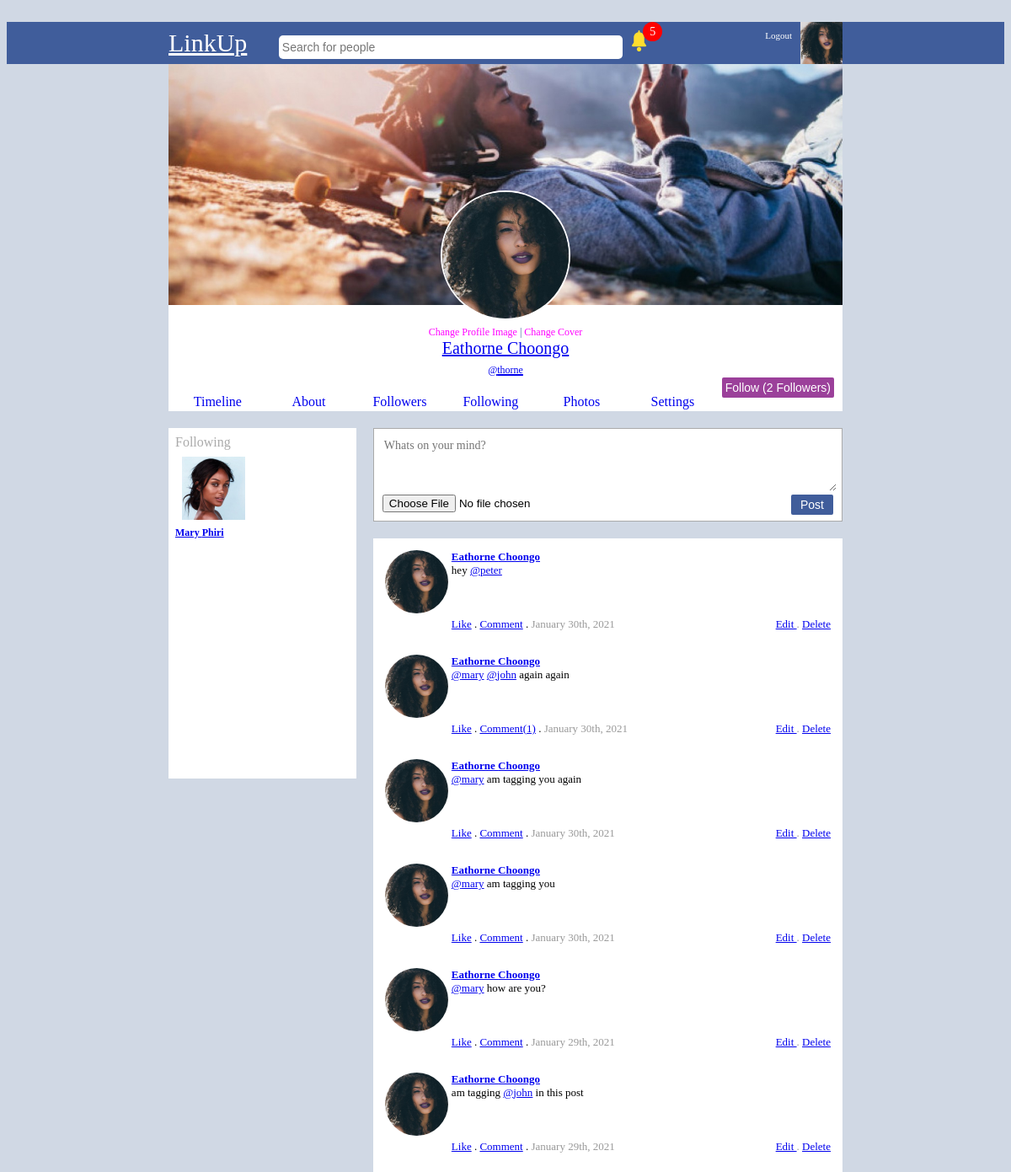
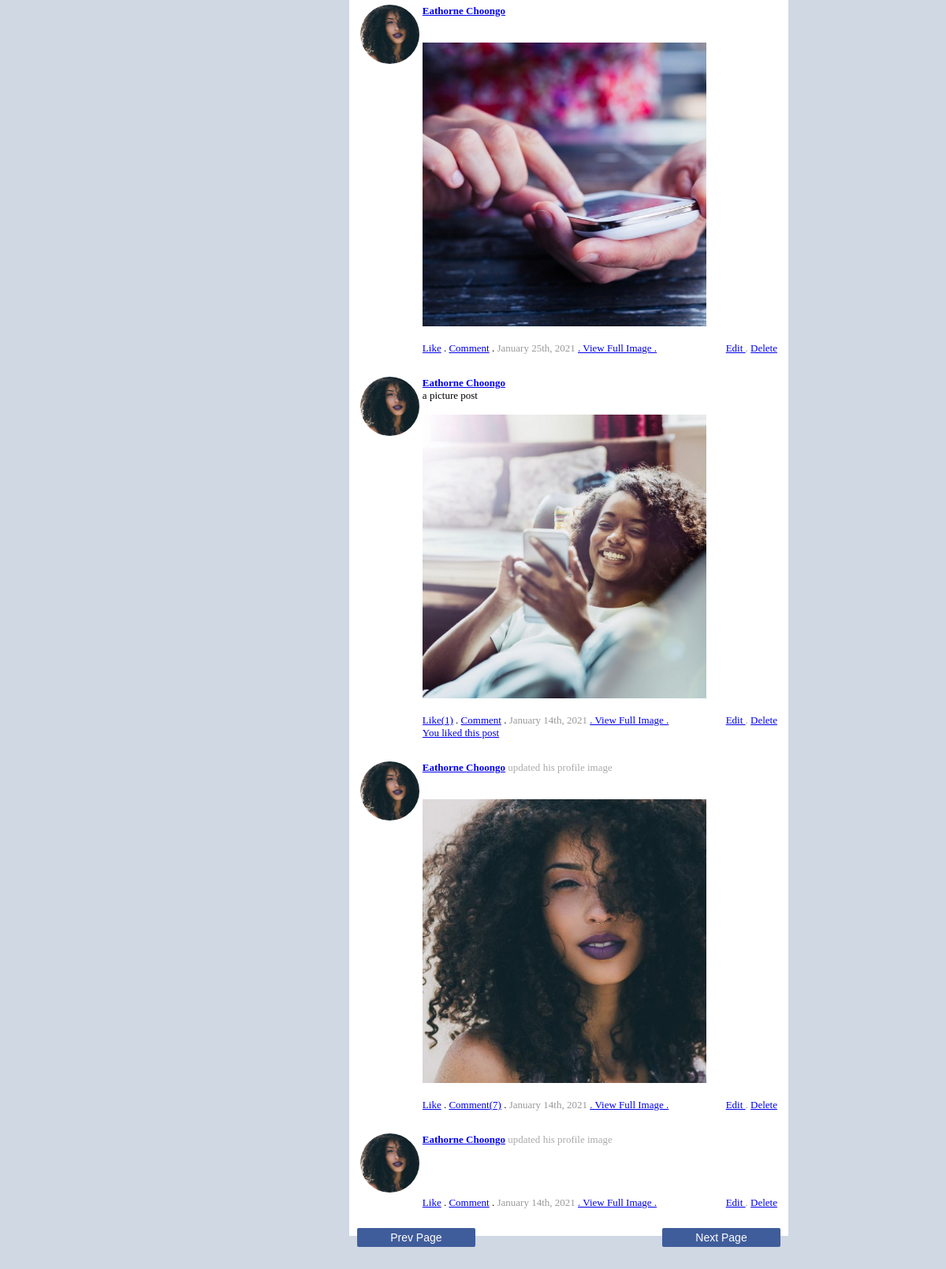
The app's page /profile.php (signed in) with its own data (2 pictures, top to bottom).
### tables this page shows
CREATE TABLE `users` (
  `id` bigint(20) NOT NULL,
  `userid` bigint(20) NOT NULL,
  `first_name` varchar(20) NOT NULL,
  `last_name` varchar(20) NOT NULL,
  `gender` varchar(6) NOT NULL,
  `profile_image` varchar(500) NOT NULL,
  `cover_image` varchar(500) NOT NULL,
  `date` year(4) NOT NULL,
  `online` int(11) NOT NULL,
  `email` varchar(100) NOT NULL,
  `password` varchar(64) NOT NULL,
  `url_address` varchar(100) NOT NULL,
  `likes` int(11) NOT NULL,
  `about` text NOT NULL,
  `tag_name` varchar(20) NOT NULL
);

CREATE TABLE `posts` (
  `id` bigint(20) NOT NULL,
  `postid` bigint(20) NOT NULL,
  `post` text NOT NULL,
  `image` varchar(500) NOT NULL,
  `has_image` tinyint(1) NOT NULL,
  `is_profile_image` tinyint(1) NOT NULL,
  `is_cover_image` tinyint(1) NOT NULL,
  `parent` bigint(20) NOT NULL,
  `date` datetime NOT NULL DEFAULT CURRENT_TIMESTAMP,
  `userid` bigint(20) NOT NULL,
  `likes` int(11) NOT NULL,
  `comments` int(11) NOT NULL,
  `tags` varchar(2048) NOT NULL
);

### post.php (the view, shortened to what the rows shown need)
<div id="post">
	<div>
		<?php
			$image = "images/user_male.jpg";
			if(file_exists($ROW_USER['profile_image']))
			{
				$image = $image_class->get_thumb_profile($ROW_USER['profile_image']);
			}
		?>
		<img src="<?php echo $image ?>" style="width: 75px;margin-right: 4px;border-radius: 50%;">
	</div>
	<div style="width: 100%;">
		<div style="font-weight: bold;color: #405d9b;width: 100%;">
			<?php
				echo "<a href='profile.php?id=$ROW[userid]'>";
				echo htmlspecialchars($ROW_USER['first_name']) . " " . htmlspecialchars($ROW_USER['last_name']);
				echo "</a>";
				if($ROW['is_profile_image'])
				{
					$pronoun = "his";
					echo "<span style='font-weight:normal;color:#aaa;'> updated $pronoun profile image</span>";
				}
			?>
		</div>
		<?php echo check_tags($ROW['post']) ?>
		<br><br>
		<?php
			if(file_exists($ROW['image']))
			{
				$post_image = $image_class->get_thumb_post($ROW['image']);
				echo "<img src='$post_image' style='width:80%;' />";
			}
		?>
	<br/><br/>
	<?php
		$likes = ($ROW['likes'] > 0) ? "(" .$ROW['likes']. ")" : "" ;
	?>
	<a onclick="like_post(event)" href="like.php?type=post&id=<?php echo $ROW['postid'] ?>">Like<?php echo $likes ?></a> .
	<?php
		$comments = "";
		if($ROW['comments'] > 0){
			$comments = "(" . $ROW['comments'] . ")";
		}
	?>
	<a href="single_post.php?id=<?php echo $ROW['postid'] ?>">Comment<?php echo $comments ?></a> .
	<span style="color: #999;">
		<?php
		$time = new Time();
		echo $time->get_time($ROW['date']);
		?>
	</span>
	<?php
		if($ROW['has_image']){
			echo "<a href='image_view.php?id=$ROW[postid]' >";
			echo ". View Full Image . ";
			echo "</a>";
		}
	?>
	<span style="color: #999;float:right">
		<?php
			$post = new Post();
			if($post->i_own_post($ROW['postid'],$_SESSION['linkup_userid'])){
				echo "
				<a href='edit.php?id=$ROW[postid]'>
	 				Edit
				</a> .
				 <a href='delete.php?id=$ROW[postid]' >
	 				Delete
				</a>";
			}
		 ?>
	</span>
		<?php
			$i_liked = false;
			if(isset($_SESSION['linkup_userid'])){
				$DB = new Database();
				$sql = "select likes from likes where type='post' && contentid = '$ROW[postid]' limit 1";
				$result = $DB->read($sql);
				if(is_array($result)){
					$likes = json_decode($result[0]['likes'],true);
					$user_ids = array_column($likes, "userid");
					if(in_array($_SESSION['linkup_userid'], $user_ids)){
						$i_liked = true;
					}
				}
			}
		 	echo "<a id='info_$ROW[postid]' href='likes.php?type=post&id=$ROW[postid]'>";
		 	if($ROW['likes'] > 0){
		 		echo "<br/>";
		 		if($ROW['likes'] == 1){
		 			if($i_liked){
		 				echo "<div style='text-align:left;'>You liked this post </div>";
		 			}else{
		 				echo "<div style='text-align:left;'> 1 person liked this post </div>";
		 			}
		 		}
		 	}
		 	echo "</a>";
		?>
	</div>
</div>

### profile.php (shortened to what the rows shown need)
<?php
	$login = new Login();
	$user_data = $login->check_login($_SESSION['linkup_userid'],false);
 	$USER = $user_data;
	$post = new Post();
	$id = $user_data['userid'];
	$posts = $post->get_posts($id);
	$user = new User();
	$friends = $user->get_following($user_data['userid'],"user");
?>
<!DOCTYPE html>
	<html>
	<head>
	</head>
	<body style="font-family: tahoma; background-color: #d0d8e4;">
		<br>
		<?php include("header.php"); ?>
		<div style="width: 800px;margin:auto;min-height: 400px;">
			<div style="background-color: white;text-align: center;color: #405d9b">
					<?php
						$image = "images/cover_image.jpg";
						if(file_exists($user_data['cover_image']))
						{
							$image = $image_class->get_thumb_cover($user_data['cover_image']);
						}
					?>
				<img src="<?php echo $image ?>" style="width:100%;">
				<span style="font-size: 12px;">
					<?php
						$image = "images/user_male.jpg";
						if(file_exists($user_data['profile_image']))
						{
							$image = $image_class->get_thumb_profile($user_data['profile_image']);
						}
					?>
					<img id="profile_pic" src="<?php echo $image ?>"><br/>
					<?php if(i_own_content($user_data)):?>
						<a onclick="show_change_profile_image(event)" style="text-decoration: none;color:#f0f;" href="change_profile_image.php?change=profile">Change Profile Image</a> |
						<a onclick="show_change_cover_image(event)" style="text-decoration: none;color:#f0f;" href="change_profile_image.php?change=cover">Change Cover</a>
					<?php endif; ?>
				</span>
				<br>
					<div style="font-size: 20px;color: black;">
						<a href="profile.php?id=<?php echo $user_data['userid'] ?>">
							<?php echo $user_data['first_name'] . " " . $user_data['last_name']  ?>
							<br><span style="font-size:12px;">@<?=$user_data['tag_name']?></span>
						</a>
						<?php
							$mylikes = "";
							if($user_data['likes'] > 0){
								$mylikes = "(" . $user_data['likes'] . " Followers)";
							}
						?>
						<br>
						<a href="like.php?type=user&id=<?php echo $user_data['userid'] ?>">
							<input id="post_button" type="button" value="Follow <?php echo $mylikes ?>" style="margin-right:10px;background-color: #9b409a;width:auto;">
						</a>
					</div>
				<br>
				<a href="index.php"><div id="menu_buttons">Timeline</div></a>
				<a href="profile.php?section=about&id=<?php echo $user_data['userid'] ?>"><div id="menu_buttons">About</div></a>
				<a href="profile.php?section=followers&id=<?php echo $user_data['userid'] ?>"><div id="menu_buttons">Followers</div></a>
				<a href="profile.php?section=following&id=<?php echo $user_data['userid'] ?>"><div id="menu_buttons">Following</div></a>
				<a href="profile.php?section=photos&id=<?php echo $user_data['userid'] ?>"><div id="menu_buttons">Photos</div></a>
				<?php
					if($user_data['userid'] == $_SESSION['linkup_userid']){
						echo '<a href="profile.php?section=settings&id='.$user_data['userid'].'"><div id="menu_buttons">Settings</div></a>';
					}
				?>
			</div>
	 		<?php
	 			$section = "default";
	 			if($section == "default"){
	 				include("profile_content_default.php");
	 			}elseif($section == "following"){
	 				include("profile_content_following.php");
	 			}elseif($section == "followers"){
	 				include("profile_content_followers.php");
	 			}elseif($section == "about"){
	 				include("profile_content_about.php");
	 			}elseif($section == "settings"){
	 				include("profile_content_settings.php");
	 			}elseif($section == "photos"){
	 				include("profile_content_photos.php");
	 			}
	 		?>
		</div>
	</body>
</html>

### header.php (shortened to what the rows shown need)
<?php
	$corner_image = "images/user_male.jpg";
	if(isset($USER)){
		if(file_exists($USER['profile_image']))
		{
			$image_class = new Image();
			$corner_image = $image_class->get_thumb_profile($USER['profile_image']);
		}else{
			if($USER['gender'] == "Female"){
				$corner_image = "images/user_female.jpg";
			}
		}
	}
?>
<div id="blue_bar">
	<form method="get" action="search.php">
		<div style="width: 800px;margin:auto;font-size: 30px;">
			<?php if(isset($USER)): ?>
				<a href="profile.php">
				<img src="<?php echo $corner_image ?>" style="width: 50px;float: right;">
				</a>
				<a href="logout.php">
				<span style="font-size:11px;float: right;margin:10px;color:white;">Logout</span>
				</a>
				<a href="notifications.php">
				<span style="display: inline-block;position: relative;">
					<img src="notif.svg" style="width:25px;float:right;margin-top: 10px">
					<?php
						$notif = check_notifications();
					?>
					<?php if($notif > 0): ?>
						<div style="background-color: red;color: white;position: absolute;right:-15px;
						width:15px;height: 15px;border-radius: 50%;padding: 4px;text-align:center;font-size: 14px;"><?= $notif ?></div>
					<?php endif; ?>
				</span>
				</a>
			<?php else: ?>
				<a href="login.php">
				<span style="font-size:13px;float: right;margin:10px;color:white;">Login</span>
			<?php endif; ?>
		</div>
	</form>
</div>

### profile_content_default.php (shortened to what the rows shown need)
<div style="display: flex;">
		<div style="min-height: 400px;flex:1;">
			<div id="friends_bar">
				Following<br>
					<?php
 					 	if($friends)
 					 	{
 					 		foreach ($friends as $friend) {
								$FRIEND_ROW = $user->get_user($friend['userid']);
 					 			include("user.php");
 					 		}
 					 	}
					 ?>
			</div>
		</div>
			<div style="min-height: 400px;flex:2.5;padding: 20px;padding-right: 0px;">
				<div id="post_bar">
 					 <?php
 					 	if($posts)
 					 	{
 					 		foreach ($posts as $ROW) {
 					 			$user = new User();
 					 			$ROW_USER = $user->get_user($ROW['userid']);
 					 			include("post.php");
 					 		}
 					 	}
					 ?>
				</div>
			</div>
	</div>

### user.php
<div id="friends" style="display: inline-block;">
	<?php
		$image = "images/user_male.jpg";
		if($FRIEND_ROW['gender'] == "Female")
		{
			$image = "images/user_female.jpg";
		}
		if(file_exists($FRIEND_ROW['profile_image']))
		{
			$image = $image_class->get_thumb_profile($FRIEND_ROW['profile_image']);
		}
	?>
	<a href="profile.php?id=<?php echo $FRIEND_ROW['userid']; ?>">
 		<img id="friends_img" src="<?php echo $image ?>">
		<br>
		<?php echo $FRIEND_ROW['first_name'] . " " . $FRIEND_ROW['last_name'] ?>
 	</a>
</div>

### classes/functions.php (shortened to what the rows shown need)
<?php
function i_own_content($row){
	$myid = $_SESSION['linkup_userid'];
	if(isset($row['gender']) && $myid == $row['userid']){
		return true;
	}
	return false;
}
function esc($value)
{
	return addslashes($value);
}
function check_notifications()
{
	$number = 0;
	$userid = $_SESSION['linkup_userid'];
	$DB = new Database();
	$follow = array();
	$sql = "select * from content_i_follow where disabled = 0 && userid = '$userid' limit 100";
	$i_follow = $DB->read($sql);
	if(count($follow) > 0){
		$str = "'" . implode("','", $follow) . "'";
		$query = "select * from notifications where (userid != '$userid' && content_owner = '$userid') || (contentid in ($str)) order by id desc limit 30";
	}else{
		$query = "select * from notifications where userid != '$userid' && content_owner = '$userid' order by id desc limit 30";
	}
 	$data = $DB->read($query);
 	if(is_array($data)){
 		foreach ($data as $row) {
	 		$query = "select * from notification_seen where userid = '$userid' && notification_id = '$row[id]' limit 1";
			$check = $DB->read($query);
			if(!is_array($check)){
				$number++;
			}
		}
	}
	return $number;
}
function check_tags($text)
{
	$str = "";
	$words = explode(" ", $text);
	if(is_array($words) && count($words)>0)
	{
		$DB = new Database();
		foreach ($words as $word) {
			if(preg_match("/@[a-zA-Z_0-9\Q,.\E]+/", $word)){
				$word = trim($word,'@');
				$word = trim($word,',');
				$tag_name = esc(trim($word,'.'));
				$query = "select * from users where tag_name = '$tag_name' limit 1";
				$user_row = $DB->read($query);
				if(is_array($user_row)){
					$user_row = $user_row[0];
					$str .= "<a href='profile.php?id=$user_row[userid]'>@" . $word . "</a> ";
				}else{
					$str .= htmlspecialchars($word) . " ";
				}
			}else{
				$str .= htmlspecialchars($word) . " ";
			}
		}
	}
	if($str != ""){
		return $str;
	}
	return htmlspecialchars($text);
}

### records on screen
users: profile_image (picture), cover_image (picture), first_name "Eathorne", last_name "Choongo", tag_name "thorne", likes "Follow (2 Followers)"
users: profile_image (picture), first_name "Mary", last_name "Phiri"
posts: users.profile_image (picture), users.first_name "Eathorne", users.last_name "Choongo", post "hey", post "peter", date "January 30th, 2021"
posts: users.profile_image (picture), users.first_name "Eathorne", users.last_name "Choongo", post "mary", post "john", post "again", comments "(1)", date "January 30th, 2021"
posts: users.profile_image (picture), users.first_name "Eathorne", users.last_name "Choongo", post "mary", post "am", post "tagging", post "you", post "again", date "January 30th, 2021"
posts: users.profile_image (picture), users.first_name "Eathorne", users.last_name "Choongo", post "mary", post "am", post "tagging", post "you", date "January 30th, 2021"
posts: users.profile_image (picture), users.first_name "Eathorne", users.last_name "Choongo", post "mary", post "how", post "are", post "you?", date "January 29th, 2021"
posts: users.profile_image (picture), users.first_name "Eathorne", users.last_name "Choongo", post "am", post "tagging", post "john", post "in", post "this", post "post", date "January 29th, 2021"
posts: users.profile_image (picture), users.first_name "Eathorne", users.last_name "Choongo", image (picture), date "January 25th, 2021"
posts: users.profile_image (picture), users.first_name "Eathorne", users.last_name "Choongo", post "a", post "picture", post "post", image (picture), likes "(1)", date "January 14th, 2021", shows "You liked this post"
posts: users.profile_image (picture), users.first_name "Eathorne", users.last_name "Choongo", is_profile_image "his", image (picture), comments "(7)", date "January 14th, 2021"
posts: users.profile_image (picture), users.first_name "Eathorne", users.last_name "Choongo", is_profile_image "his", date "January 14th, 2021"

### other values on screen
$notif "5"
